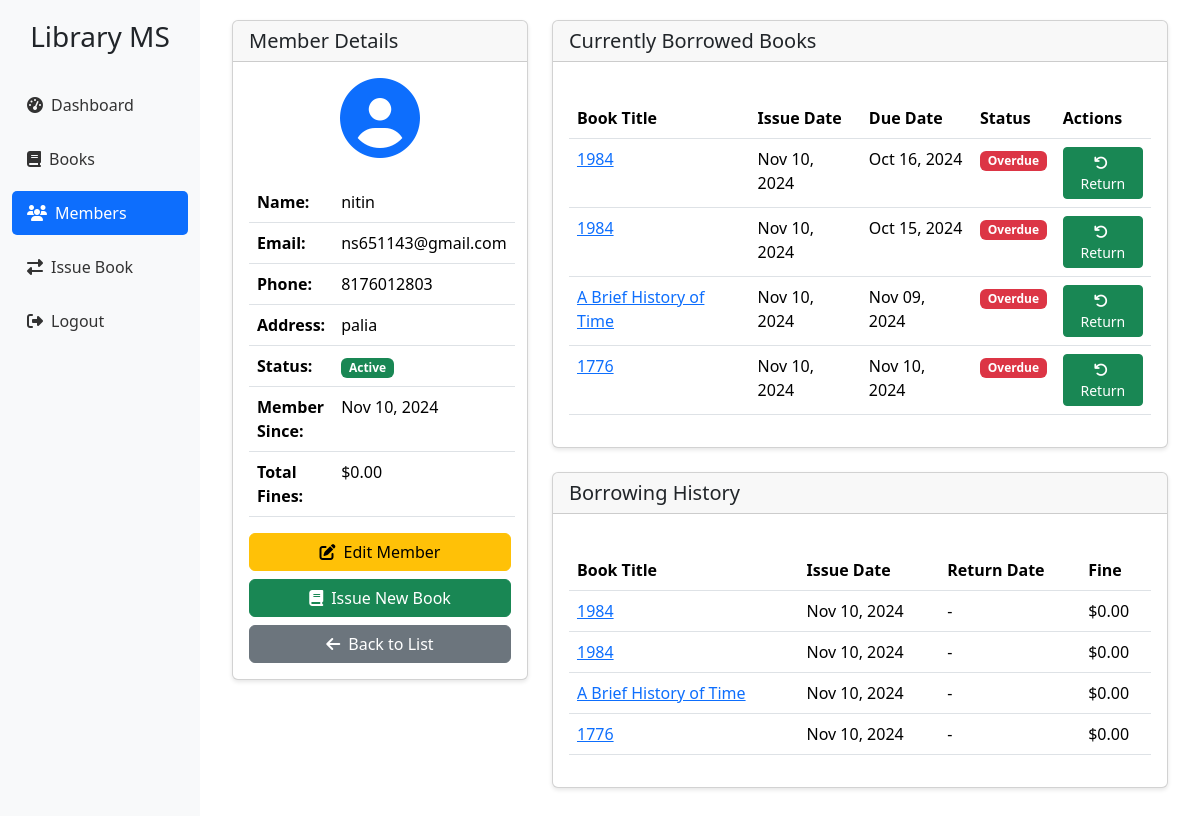
The app's page /library/members/1/ (signed in) with its own data.
### app/models.py (models this page shows, shortened)
class Member(models.Model):
    STATUS_CHOICES = [
        ('ACTIVE', 'Active'),
        ('INACTIVE', 'Inactive'),
        ('SUSPENDED', 'Suspended'),
    ]
    name = models.CharField(max_length=100)
    email = models.EmailField(unique=True)
    phone = models.CharField(max_length=15)
    address = models.TextField()
    membership_date = models.DateTimeField(auto_now_add=True)
    status = models.CharField(max_length=20, choices=STATUS_CHOICES, default='ACTIVE')
    total_fines = models.DecimalField(max_digits=10, decimal_places=2, default=0.00)
    class Meta:
        ordering = ['name']
        verbose_name = 'Member'
        verbose_name_plural = 'Members'

class BookIssue(models.Model):
    book = models.ForeignKey(Book, on_delete=models.CASCADE)
    member = models.ForeignKey(Member, on_delete=models.CASCADE)
    issue_date = models.DateTimeField(auto_now_add=True)
    due_date = models.DateTimeField()
    return_date = models.DateTimeField(null=True, blank=True)
    fine_amount = models.DecimalField(max_digits=10, decimal_places=2, default=0.00)
    is_returned = models.BooleanField(default=False)
    class Meta:
        ordering = ['-issue_date']
        verbose_name = 'Book Issue'
        verbose_name_plural = 'Book Issues'

class Book(models.Model):
    CATEGORY_CHOICES = [
        ('BUSINESS', 'BUSINESS: 5'),
        ('SCIENCE', 'SCIENCE: 5'),
        ('COMPUTER', 'COMPUTER: 5'),
        ('MATHEMATICS', 'MATHEMATICS: 5'),
        ('PHYSICS', 'PHYSICS: 5'),
        ('CHEMISTRY', 'CHEMISTRY: 5'),
        ('BIOLOGY', 'BIOLOGY: 5'),
        ('ECONOMICS', 'ECONOMICS: 5'),
        ('MANAGEMENT', 'MANAGEMENT: 5'),
        ('MARKETING', 'MARKETING: 5'),
        ('FINANCE', 'FINANCE: 5'),
        ('LITERATURE', 'LITERATURE: 5'),
        ('HISTORY', 'HISTORY: 5'),
        ('PHILOSOPHY', 'PHILOSOPHY: 5'),
    ]
    STATUS_CHOICES = [
        ('AVAILABLE', 'Available'),
        ('ISSUED', 'Issued'),
    ]
    title = models.CharField(max_length=200)
    isbn = models.CharField(max_length=13, unique=True)
    category = models.CharField(max_length=20, choices=CATEGORY_CHOICES)
    author = models.CharField(max_length=100)
    status = models.CharField(max_length=20, choices=STATUS_CHOICES, default='AVAILABLE')
    added_date = models.DateTimeField(auto_now_add=True)
    description = models.TextField(blank=True, null=True)
    publisher = models.CharField(max_length=200, blank=True, null=True)
    publication_year = models.IntegerField(blank=True, null=True)
    edition = models.CharField(max_length=50, blank=True, null=True)
    class Meta:
        ordering = ['title']
        verbose_name = 'Book'
        verbose_name_plural = 'Books'

### app/views.py (the view)
# urls.py: path('members/<int:pk>/', views.MemberDetailView.as_view(), name='member-detail'),
class MemberDetailView(LoginRequiredMixin, DetailView):
    model = Member
    template_name = 'app/member_detail.html'
    def get_context_data(self, **kwargs):
        context = super().get_context_data(**kwargs)
        context['current_books'] = BookIssue.objects.filter(
            member=self.object,
            is_returned=False
        )
        context['issue_history'] = BookIssue.objects.filter(
            member=self.object
        ).order_by('-issue_date')
        context['now'] = timezone.now()
        return context

### app/templates/app/member_detail.html (shortened to what this page needs)
{% extends 'app/base.html' %}
{% block content %}
<div class="container-fluid">
    <div class="row">
        <div class="col-md-4">
            <div class="card">
                <div class="card-header">
                    <h5 class="card-title mb-0">Member Details</h5>
                </div>
                <div class="card-body">
                    <div class="text-center mb-4">
                        <i class="fas fa-user-circle fa-5x text-primary"></i>
                    </div>
                    <table class="table">
                        <tbody>
                            <tr>
                                <th>Name:</th>
                                <td>{{ member.name }}</td>
                            </tr>
                            <tr>
                                <th>Email:</th>
                                <td>{{ member.email }}</td>
                            </tr>
                            <tr>
                                <th>Phone:</th>
                                <td>{{ member.phone }}</td>
                            </tr>
                            <tr>
                                <th>Address:</th>
                                <td>{{ member.address }}</td>
                            </tr>
                            <tr>
                                <th>Status:</th>
                                <td>
                                    <span class="badge {% if member.status == 'ACTIVE' %}bg-success
                                                      {% elif member.status == 'INACTIVE' %}bg-secondary
                                                      {% else %}bg-danger{% endif %}">
                                        {{ member.get_status_display }}
                                    </span>
                                </td>
                            </tr>
                            <tr>
                                <th>Member Since:</th>
                                <td>{{ member.membership_date|date:"M d, Y" }}</td>
                            </tr>
                            <tr>
                                <th>Total Fines:</th>
                                <td>
                                    {% if member.total_fines > 0 %}
                                        <span class="text-danger">${{ member.total_fines }}</span>
                                    {% else %}
                                        $0.00
                                    {% endif %}
                                </td>
                            </tr>
                        </tbody>
                    </table>
                    <div class="d-grid gap-2">
                        <a href="{% url 'app:member-edit' member.pk %}" class="btn btn-warning">
                            <i class="fas fa-edit me-2"></i>Edit Member
                        </a>
                        {% if member.status == 'ACTIVE' %}
                        <a href="{% url 'app:issue-book' %}?member={{ member.pk }}" class="btn btn-success">
                            <i class="fas fa-book me-2"></i>Issue New Book
                        </a>
                        {% endif %}
                        <a href="{% url 'app:member-list' %}" class="btn btn-secondary">
                            <i class="fas fa-arrow-left me-2"></i>Back to List
                        </a>
                    </div>
                </div>
            </div>
        </div>
        <div class="col-md-8">
            <div class="card mb-4">
                <div class="card-header">
                    <h5 class="card-title mb-0">Currently Borrowed Books</h5>
                </div>
                <div class="card-body">
                    <div class="table-responsive">
                        <table class="table table-hover">
                            <thead>
                                <tr>
                                    <th>Book Title</th>
                                    <th>Issue Date</th>
                                    <th>Due Date</th>
                                    <th>Status</th>
                                    <th>Actions</th>
                                </tr>
                            </thead>
                            <tbody>
                                {% for issue in current_books %}
                                <tr>
                                    <td>
                                        <a href="{% url 'app:book-detail' issue.book.pk %}">
                                            {{ issue.book.title }}
                                        </a>
                                    </td>
                                    <td>{{ issue.issue_date|date:"M d, Y" }}</td>
                                    <td>{{ issue.due_date|date:"M d, Y" }}</td>
                                    <td>
                                        {% if issue.due_date < now %}
                                            <span class="badge bg-danger">Overdue</span>
                                        {% else %}
                                            <span class="badge bg-warning">Issued</span>
                                        {% endif %}
                                    </td>
                                    <td>
                                        <a href="{% url 'app:return-book' issue.pk %}"
                                           class="btn btn-sm btn-success"
                                           onclick="return confirm('Are you sure you want to return this book?')">
                                            <i class="fas fa-undo me-1"></i>Return
                                        </a>
                                    </td>
                                </tr>
                                {% empty %}
                                <tr>
                                    <td colspan="5" class="text-center">No books currently borrowed</td>
                                </tr>
                                {% endfor %}
                            </tbody>
                        </table>
                    </div>
                </div>
            </div>
            <div class="card">
                <div class="card-header">
                    <h5 class="card-title mb-0">Borrowing History</h5>
                </div>
                <div class="card-body">
                    <div class="table-responsive">
                        <table class="table table-hover">
                            <thead>
                                <tr>
                                    <th>Book Title</th>
                                    <th>Issue Date</th>
                                    <th>Return Date</th>
                                    <th>Fine</th>
                                </tr>
                            </thead>
                            <tbody>
                                {% for issue in issue_history %}
                                <tr>
                                    <td>
                                        <a href="{% url 'app:book-detail' issue.book.pk %}">
                                            {{ issue.book.title }}
                                        </a>
                                    </td>
                                    <td>{{ issue.issue_date|date:"M d, Y" }}</td>
                                    <td>
                                        {% if issue.return_date %}
                                            {{ issue.return_date|date:"M d, Y" }}
                                        {% else %}
                                            -
                                        {% endif %}
                                    </td>
                                    <td>
                                        {% if issue.fine_amount > 0 %}
                                            <span class="text-danger">${{ issue.fine_amount }}</span>
                                        {% else %}
                                            $0.00
                                        {% endif %}
                                    </td>
                                </tr>
                                {% empty %}
                                <tr>
                                    <td colspan="4" class="text-center">No borrowing history found</td>
                                </tr>
                                {% endfor %}
                            </tbody>
                        </table>
                    </div>
                </div>
            </div>
        </div>
    </div>
</div>
{% endblock %}

### app/templates/app/base.html (style rules this page uses)
.card { margin-bottom: 20px; box-shadow: 0 2px 4px rgba(0,0,0,0.1); }
.table-responsive { margin-top: 20px; }

### records on screen
Member: name "nitin", email "ns651143@gmail.com", phone "8176012803", address "palia", status "Active", membership_date "Nov 10, 2024"
BookIssue: book "1984", issue_date "Nov 10, 2024", due_date "Oct 16, 2024", shows "Overdue", fine_amount "$0.00"
BookIssue: book "1984", issue_date "Nov 10, 2024", due_date "Oct 15, 2024", shows "Overdue", fine_amount "$0.00"
BookIssue: book "A Brief History of Time", issue_date "Nov 10, 2024", due_date "Nov 09, 2024", shows "Overdue", fine_amount "$0.00"
BookIssue: book "1776", issue_date "Nov 10, 2024", due_date "Nov 10, 2024", shows "Overdue", fine_amount "$0.00"
